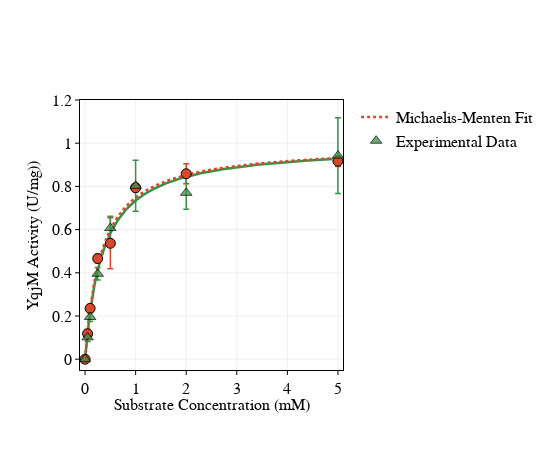

This figure's notebook cell:
### Markdown cell above
# Plot fit and print fit parameters #

### Code cell
tracelist = []
colors = ['rgb(54, 146, 68)',
          'rgb(217, 72, 42)',
          'rgb(33, 100, 175)',
          'rgb(146, 54, 132)',
          'rgb(175, 127, 91)']
fillcolors = ['rgba(54, 146, 68, 0.25)',
              'rgba(217, 72, 42, 0.25)',
              'rgba(33, 100, 175, 0.25)',
              'rgba(146, 54, 132, 0.25)',
             'rgba(175, 127, 91, 0.25)']
    

fit_data = MicMenten(np.arange(0,conc_list[-1],0.01), params_dict_liha['average']['V_max'],
                                            params_dict_liha['average']['K_m'])

fit_plus = MicMenten(np.arange(0,conc_list[-1],0.01), params_dict_liha['average']['V_max']+params_dict_liha['stdev']['V_max'],
                                            params_dict_liha['average']['K_m']-params_dict_liha['stdev']['K_m'])

fit_minus = MicMenten(np.arange(0,conc_list[-1],0.01), params_dict_liha['average']['V_max']-params_dict_liha['stdev']['V_max'],
                                            params_dict_liha['average']['K_m']+params_dict_liha['stdev']['K_m'])
tracelist.append(go.Scatter(x=np.arange(0,conc_list[-1],0.01),y=fit_data, name='Michaelis-Menten Fit',line={'width': 2.5,'color': colors[0]}, mode='lines', showlegend=False)) 

fit_data = MicMenten(np.arange(0,conc_list[-1],0.01), params_dict_manual['average']['V_max'],
                                            params_dict_manual['average']['K_m'])

fit_plus = MicMenten(np.arange(0,conc_list[-1],0.01), params_dict_manual['average']['V_max']+params_dict_manual['stdev']['V_max'],
                                            params_dict_manual['average']['K_m']-params_dict_manual['stdev']['K_m'])

fit_minus = MicMenten(np.arange(0,conc_list[-1],0.01), params_dict_manual['average']['V_max']-params_dict_manual['stdev']['V_max'],
                                            params_dict_manual['average']['K_m']+params_dict_manual['stdev']['K_m'])
tracelist.append(go.Scatter(x=np.arange(0,conc_list[-1],0.01),y=fit_data, name='Michaelis-Menten Fit',line={'width': 2.5,'color': colors[1], 'dash':'dot'}, mode='lines'))


tracelist.append(go.Scatter(x=list(manual_df.index),y=manual_df.Mean.values, 
                            name='Experimental Data',  mode='markers', marker = dict(symbol='triangle-down', size=10, color='white', opacity=1, line=dict(width=1, color='white')),
                            error_y=dict(type='data',thickness=1.5, width=3,
                                         array=manual_df.Std.values,
                                         visible=True, color=colors[1]), showlegend=False))

tracelist.append(go.Scatter(x=list(liha_df.index),y=liha_df.Mean.values, 
                            name='Experimental Data',  mode='markers', marker = dict(symbol='triangle-up', size=.1, color='white', opacity=0.75, line=dict(width=1, color='white')),
                            error_y=dict(type='data',thickness=1.5, width=3, 
                                         array=liha_df.Std.values,
                                         visible=True, color=colors[0]),showlegend=False))

tracelist.append(go.Scatter(x=list(manual_df.index),y=manual_df.Mean.values, 
                            name='Experimental Data',  mode='markers', marker = dict(symbol='circle', size=10, color=colors[1], opacity=1, line=dict(width=1, color='black')), showlegend=False))

tracelist.append(go.Scatter(x=list(liha_df.index),y=liha_df.Mean.values, 
                            name='Experimental Data',  mode='markers', marker = dict(symbol='triangle-up', size=10, color=colors[0], opacity=0.75, line=dict(width=1, color='black'))))




layout = go.Layout(height=450, width=550, legend_x= 1.05, legend_font=dict(family='Myriad Pro', size=16, color='black'),
                   xaxis=dict(title='Substrate Concentration (mM)',
                              title_standoff=0.5,
                              titlefont=dict(family='Myriad Pro', size=16, color='black'),
                              showline=True, linewidth=1, linecolor='black', mirror=True, side='bottom',
                              ticks='outside', ticklen=4, tickangle=0, nticks=8,
                              tickfont=dict(size=16, family='Myriad Pro', color='black'), tickcolor='black',
                              showgrid=True,zeroline=False,range=(-0.1,5.1)),
                  
                  yaxis=dict(title='YqjM Activity (U/mg))',
                            titlefont=dict(family='Myriad Pro', size=16, color='black'),

                              anchor='x', side='left', showgrid=True, zeroline=False,
                            tickfont=dict(family='Myriad Pro',size=16, color='black'), tickcolor='black', 

                              range=(-0.05, 1.2),showline=True, linewidth=1, linecolor='black', mirror=True,
                              ticks='outside', ticklen=4, tickangle=0))



fig = go.Figure(data=tracelist, layout=layout)
plot(fig)
display(liha_df[['Mean','Std']])

print('Curve fit parameters For Michaelis-Menten equation with Hill coefficient:\n')
print('y = V_max * C / (K_M + C)\n')

print("Manual")
print('V_max = ', params_dict_manual['average']['V_max'], '\u00B1 ', params_dict_manual['stdev']['V_max'])
print('K_D = ', params_dict_manual['average']['K_m'], '\u00B1 ', params_dict_manual['stdev']['K_m'])

print("\n\nAuotmated")
print('V_max = ', params_dict_liha['average']['V_max'], '\u00B1 ', params_dict_liha['stdev']['V_max'])
print('K_D = ', params_dict_liha['average']['K_m'], '\u00B1 ', params_dict_liha['stdev']['K_m'])
#pio.write_image(fig,"Figures/fig4_a.svg",format='svg')

### Figure 1 — Plotly figure (JSON) as saved in the notebook; plotly's stock layout.template omitted (floating-point values rounded to 4 significant figures; data arrays with more than 128 entries replaced by an {"elided": "..."} marker saying what was removed)
{"data": [{"line": {"color": "rgb(54, 146, 68)", "width": 2.5}, "mode": "lines", "name": "Michaelis-Menten Fit", "showlegend": false, "type": "scatter", "x": {"elided": "500 float values"}, "y": {"elided": "500 float values"}}, {"line": {"color": "rgb(217, 72, 42)", "dash": "dot", "width": 2.5}, "mode": "lines", "name": "Michaelis-Menten Fit", "type": "scatter", "x": {"elided": "500 float values"}, "y": {"elided": "500 float values"}}, {"error_y": {"array": [0, 0.02047, 0.01848, 0.0211, 0.1181, 0.01871, 0.0463, 0.02495], "color": "rgb(217, 72, 42)", "thickness": 1.5, "type": "data", "visible": true, "width": 3}, "marker": {"color": "white", "line": {"color": "white", "width": 1}, "opacity": 1, "size": 10, "symbol": "triangle-down"}, "mode": "markers", "name": "Experimental Data", "showlegend": false, "type": "scatter", "x": [0, 0.05, 0.1, 0.25, 0.5, 1, 2, 5], "y": [0, 0.1176, 0.2352, 0.466, 0.5366, 0.7938, 0.8585, 0.9173]}, {"error_y": {"array": [0, 0.02005, 0.0211, 0.02888, 0.05417, 0.1181, 0.07607, 0.175], "color": "rgb(54, 146, 68)", "thickness": 1.5, "type": "data", "visible": true, "width": 3}, "marker": {"color": "white", "line": {"color": "white", "width": 1}, "opacity": 0.75, "size": 0.1, "symbol": "triangle-up"}, "mode": "markers", "name": "Experimental Data", "showlegend": false, "type": "scatter", "x": [0, 0.05, 0.1, 0.25, 0.5, 1, 2, 5], "y": [0, 0.1014, 0.1955, 0.3954, 0.6071, 0.8026, 0.7703, 0.9423]}, {"marker": {"color": "rgb(217, 72, 42)", "line": {"color": "black", "width": 1}, "opacity": 1, "size": 10, "symbol": "circle"}, "mode": "markers", "name": "Experimental Data", "showlegend": false, "type": "scatter", "x": [0, 0.05, 0.1, 0.25, 0.5, 1, 2, 5], "y": [0, 0.1176, 0.2352, 0.466, 0.5366, 0.7938, 0.8585, 0.9173]}, {"marker": {"color": "rgb(54, 146, 68)", "line": {"color": "black", "width": 1}, "opacity": 0.75, "size": 10, "symbol": "triangle-up"}, "mode": "markers", "name": "Experimental Data", "type": "scatter", "x": [0, 0.05, 0.1, 0.25, 0.5, 1, 2, 5], "y": [0, 0.1014, 0.1955, 0.3954, 0.6071, 0.8026, 0.7703, 0.9423]}], "layout": {"height": 450, "legend": {"font": {"color": "black", "family": "Myriad Pro", "size": 16}, "x": 1.05}, "width": 550, "xaxis": {"linecolor": "black", "linewidth": 1, "mirror": true, "nticks": 8, "range": [-0.1, 5.1], "showgrid": true, "showline": true, "side": "bottom", "tickangle": 0, "tickcolor": "black", "tickfont": {"color": "black", "family": "Myriad Pro", "size": 16}, "ticklen": 4, "ticks": "outside", "title": {"font": {"color": "black", "family": "Myriad Pro", "size": 16}, "standoff": 0.5, "text": "Substrate Concentration (mM)"}, "zeroline": false}, "yaxis": {"anchor": "x", "linecolor": "black", "linewidth": 1, "mirror": true, "range": [-0.05, 1.2], "showgrid": true, "showline": true, "side": "left", "tickangle": 0, "tickcolor": "black", "tickfont": {"color": "black", "family": "Myriad Pro", "size": 16}, "ticklen": 4, "ticks": "outside", "title": {"font": {"color": "black", "family": "Myriad Pro", "size": 16}, "text": "YqjM Activity (U/mg))"}, "zeroline": false}}}
